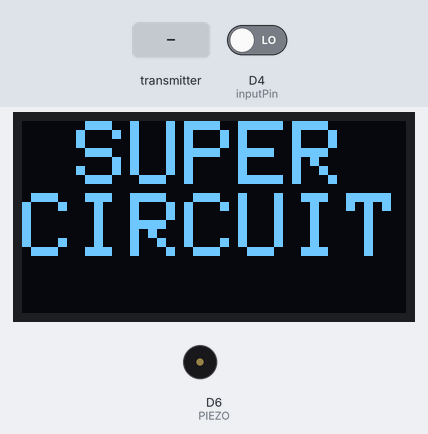
Bench run of a sketch on a simulated ESP8266 (NodeMCU). Shown: 128×64 one-colour display, buzzer (waves = sounding). Inputs (shaded band) come from the test bench; at power-on: D4 (inputPin) LOW. What the sketch prints to the serial monitor is not drawn.

Above: at 1.2 s.
1.3 s: the transmitter starts sending signal = 0
At 1.38 s:
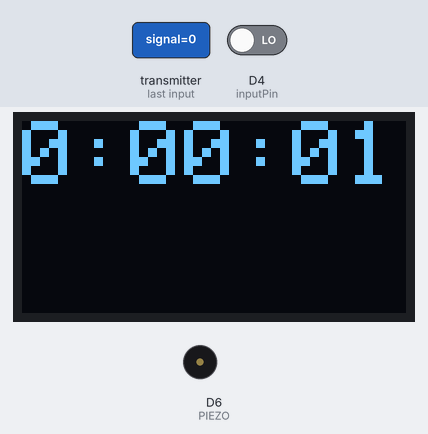
3.2 s: D4 (inputPin) driven HIGH
At 3.7 s:
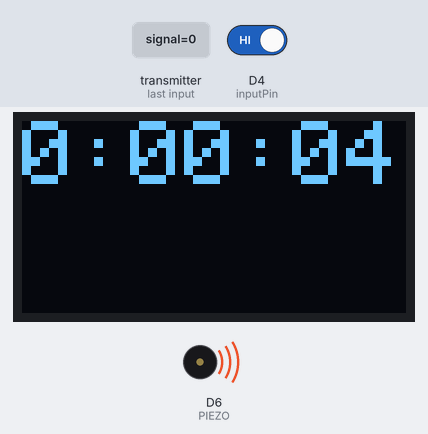
Timing chart, 0 to 12.2 s (numbered marks = the images above; inputs shaded):
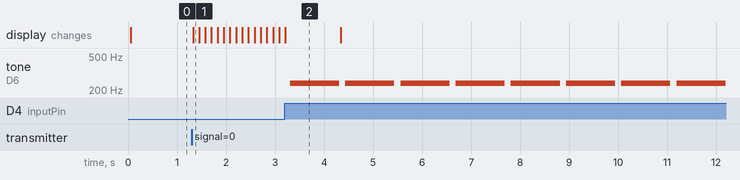

Measured:
- after the input at 1.3 s, the display: changes at once (image 1)
- after the input at 3.2 s, tone on D6 (PIEZO): alternates 241 Hz for 1.0 s and silent for 0.13 s, starting after 0.11 s
- what the display in image 2 shows lasts 1.1 s, from 3.2 s to 4.3 s

The sketch:

ESP8266P2P.ino
```cpp
#include <ESP8266WiFi.h>
#include <espnow.h>
#include <SPI.h>
#include <Wire.h>
#include <Adafruit_GFX.h>
#include <Adafruit_SSD1306.h>

#define SCREEN_WIDTH 128
#define SCREEN_HEIGHT 64

#define OLED_MOSI   13
#define OLED_CLK   14
#define OLED_DC    5
#define OLED_CS    15
#define OLED_RESET 4

    // OLED CODE SETUP:
// gir oss et Display objekt med riktige rammer, som heter display.
Adafruit_SSD1306 display(SCREEN_WIDTH, SCREEN_HEIGHT, &SPI, OLED_DC, OLED_RESET, OLED_CS);
unsigned long minTeller;
unsigned long sekTeller;
unsigned long milTeller;
unsigned long elapsedTime;
String minString;
String sekString;
String milString;
String tellerString;


    // PIR CODE SETUP:
int inputPin = D4; // choose the input pin (for PIR sensor)
int pirState = LOW; // we start, assuming no motion detected
int val = 0; // variable for reading the pin status


    // P2P COMMUNICATION SETUP:
// MAC Addresse til receiver
  uint8_t broadcastAddress[] = {0xE0, 0x98, 0x06, 0x05, 0xED, 0xC6};
//E0:98:06:05:ED:C6 = MED FLEKK
//10:52:1C:E5:51:9F = UTEN FLEKk

typedef struct structMessage {
  int signal;
};

structMessage myData;
bool startSignal = false;

// Callback when data is received
void OnDataRecv(uint8_t * mac, uint8_t *incomingData, uint8_t len) {
  memcpy(&myData, incomingData, sizeof(myData));
  Serial.print("Bytes received: ");
  Serial.print(len);
  Serial.print(myData.signal);
  Serial.print(" === START TIMER  ");
  elapsedTime = 0;
  startSignal = true;
}


void oledSetup() {
  // SSD1306_SWITCHCAPVCC = generate display voltage from 3.3V internally
  if(!display.begin(SSD1306_SWITCHCAPVCC)) {
    Serial.println(F("SSD1306 allocation failed"));
    for(;;); // Don't proceed, loop forever
  }
  display.clearDisplay(); // fjenrer det som var på skjermen før.
  display.setTextColor(WHITE); // NØDVENDIG: vi må definere textfargen (selv om den kun har en farge, (og er blå.......))
  display.setTextSize(3);

  display.print(" SUPER ");
  display.print("CIRCUIT");
  display.display(); // oppdater skjermen med det vi definerete over.
}


void pirSetup() {
  pinMode(inputPin, INPUT);
}

void pirLoop() {
  val = digitalRead(inputPin);
  if (val == HIGH) {

    startSignal = false;
    Serial.println("Motion detected!");
    tone(D6, 241);
    delay(1000);
    noTone(D6);
  }
  else {
    pirState = LOW;
  }
}


void startLoop() {
  display.clearDisplay(); // fjern alt innhold fra forrige loop. Skjermen er nå svart
  display.setCursor(0, 0); // Velger hvor vi starter å skrive i kordinat systemet, standard er 0, 0. Om vi ikke definerer dette hver loop, vil teksten "forstette å skrive" fra der forrige tekst avsluttet.
  // i arduino kan vi ikke konkatinere, dermed skriver vi uten linjeskift.

  oppdaterTeller();
  tellerString = minString + ":" + sekString + ":" + milString;
  display.print(tellerString);
  display.display(); // oppdater skjermen med det vi definerete over.
  delay(100); // vent 1 millisekund. /// BRUKE MILLIS()????
}

void oppdaterTeller() {
  elapsedTime += 100;  // Increment elapsed time by 100 milliseconds
  unsigned long minTeller = (elapsedTime / 60000) % 60;
  unsigned long sekTeller = (elapsedTime / 1000) % 60;
  unsigned long milTeller = elapsedTime % 1000;

  minString = String(minTeller);
  sekString = (sekTeller < 10) ? "0" + String(sekTeller) : String(sekTeller);
  milString = "0" + String(milTeller / 100);
}


void wifiSetup() {
  // Set device as a Wi-Fi Station
  WiFi.mode(WIFI_STA);

  // Init ESP-NOW
  if (esp_now_init() != 0) {
    Serial.println("Error initializing ESP-NOW");
    return;
  }
  // Set ESP-NOW Role
  esp_now_set_self_role(ESP_NOW_ROLE_CONTROLLER);
  // Register peer
  esp_now_add_peer(broadcastAddress, ESP_NOW_ROLE_COMBO, 1, NULL, 0);
  // Register for a callback function that will be called when data is received
  esp_now_register_recv_cb(OnDataRecv);
}


void setup() {
  Serial.begin(9600);
  pirSetup();
  wifiSetup();
  oledSetup();
  pinMode(D6, OUTPUT);  //PIEZO
}

void loop() {
  pirLoop();
  if (startSignal) {
    startLoop();
  }
}
```
